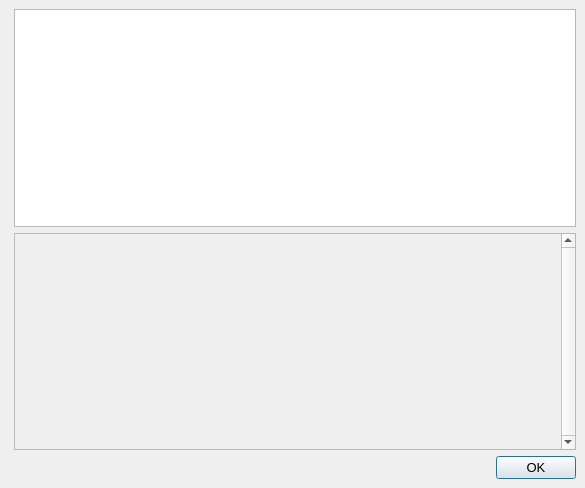
<?xml version="1.0" encoding="UTF-8"?>
<ui version="4.0">
 <class>HelpMessageDialog</class>
 <widget class="QDialog" name="HelpMessageDialog">
  <property name="geometry">
   <rect>
    <x>0</x>
    <y>0</y>
    <width>585</width>
    <height>488</height>
   </rect>
  </property>
  <property name="font">
   <font>
    <pointsize>10</pointsize>
   </font>
  </property>
  <property name="windowTitle">
   <string notr="true">Digi Dinar Core - Command-line options</string>
  </property>
  <layout class="QHBoxLayout" name="horizontalLayout_2">
   <property name="leftMargin">
    <number>0</number>
   </property>
   <property name="topMargin">
    <number>0</number>
   </property>
   <property name="rightMargin">
    <number>0</number>
   </property>
   <property name="bottomMargin">
    <number>0</number>
   </property>
   <item>
    <widget class="QLabel" name="graphic">
     <property name="sizePolicy">
      <sizepolicy hsizetype="Preferred" vsizetype="Ignored">
       <horstretch>0</horstretch>
       <verstretch>0</verstretch>
      </sizepolicy>
     </property>
     <property name="pixmap">
      <pixmap resource="../digidinar.qrc">:/images/about</pixmap>
     </property>
    </widget>
   </item>
   <item>
    <layout class="QVBoxLayout" name="verticalLayout">
     <property name="topMargin">
      <number>9</number>
     </property>
     <property name="rightMargin">
      <number>9</number>
     </property>
     <property name="bottomMargin">
      <number>9</number>
     </property>
     <item>
      <widget class="QTextEdit" name="helpMessage">
       <property name="readOnly">
        <bool>true</bool>
       </property>
      </widget>
     </item>
     <item>
      <widget class="QScrollArea" name="scrollArea">
       <property name="verticalScrollBarPolicy">
        <enum>Qt::ScrollBarAlwaysOn</enum>
       </property>
       <property name="widgetResizable">
        <bool>true</bool>
       </property>
       <widget class="QWidget" name="scrollAreaWidgetContents">
        <property name="geometry">
         <rect>
          <x>0</x>
          <y>0</y>
          <width>454</width>
          <height>215</height>
         </rect>
        </property>
        <layout class="QVBoxLayout" name="verticalLayout_2">
         <item>
          <widget class="QLabel" name="aboutMessage">
           <property name="cursor">
            <cursorShape>IBeamCursor</cursorShape>
           </property>
           <property name="textFormat">
            <enum>Qt::PlainText</enum>
           </property>
           <property name="alignment">
            <set>Qt::AlignLeading|Qt::AlignLeft|Qt::AlignTop</set>
           </property>
           <property name="openExternalLinks">
            <bool>true</bool>
           </property>
           <property name="textInteractionFlags">
            <set>Qt::LinksAccessibleByMouse|Qt::TextSelectableByKeyboard|Qt::TextSelectableByMouse</set>
           </property>
          </widget>
         </item>
        </layout>
       </widget>
      </widget>
     </item>
     <item>
      <widget class="QDialogButtonBox" name="okButton">
       <property name="orientation">
        <enum>Qt::Horizontal</enum>
       </property>
       <property name="standardButtons">
        <set>QDialogButtonBox::Ok</set>
       </property>
      </widget>
     </item>
    </layout>
   </item>
  </layout>
 </widget>
 <resources>
  <include location="../digidinar.qrc"/>
 </resources>
 <connections>
  <connection>
   <sender>okButton</sender>
   <signal>accepted()</signal>
   <receiver>HelpMessageDialog</receiver>
   <slot>accept()</slot>
   <hints>
    <hint type="sourcelabel">
     <x>20</x>
     <y>20</y>
    </hint>
    <hint type="destinationlabel">
     <x>20</x>
     <y>20</y>
    </hint>
   </hints>
  </connection>
  <connection>
   <sender>okButton</sender>
   <signal>rejected()</signal>
   <receiver>HelpMessageDialog</receiver>
   <slot>reject()</slot>
   <hints>
    <hint type="sourcelabel">
     <x>20</x>
     <y>20</y>
    </hint>
    <hint type="destinationlabel">
     <x>20</x>
     <y>20</y>
    </hint>
   </hints>
  </connection>
 </connections>
</ui>
